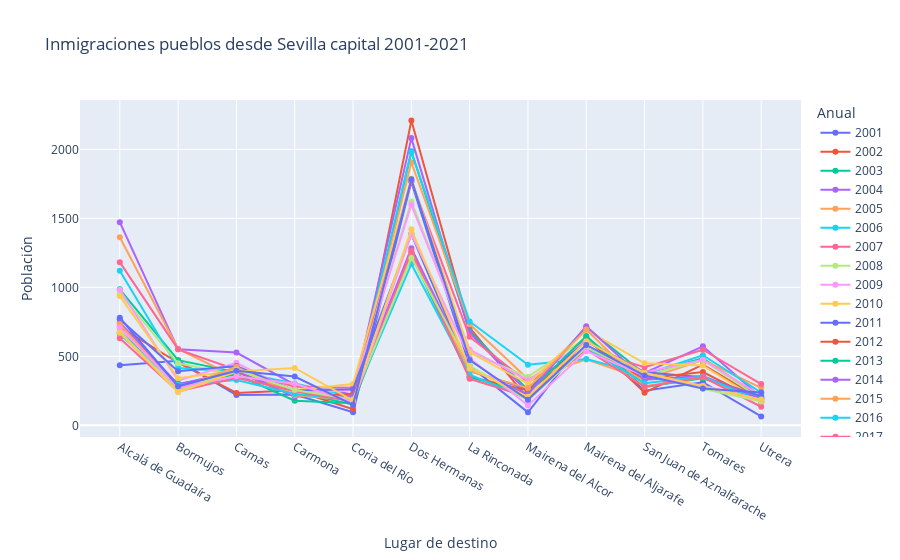

The notebook cell this image was saved under:
### Code cell
fig4 = px.line(inmig_pueb_sev,x='Lugar de destino',
               y='Valor',
               color='Anual',
               markers=True,
               title='Inmigraciones pueblos desde Sevilla capital 2001-2021')
fig4.update_yaxes(title='Población')
fig4.show()

### Figure 1 — Plotly figure (JSON) as saved in the notebook; plotly's stock layout.template omitted (floating-point values rounded to 4 significant figures)
{"data": [{"hovertemplate": "Anual=2001<br>Lugar de destino=%{x}<br>Valor=%{y}<extra></extra>", "legendgroup": "2001", "line": {"color": "#636efa", "dash": "solid"}, "marker": {"symbol": "circle"}, "mode": "markers+lines", "name": "2001", "orientation": "v", "showlegend": true, "type": "scatter", "x": ["Alcalá de Guadaíra", "Bormujos", "Camas", "Carmona", "Coria del Río", "Dos Hermanas", "La Rinconada", "Mairena del Alcor", "Mairena del Aljarafe", "San Juan de Aznalfarache", "Tomares", "Utrera"], "xaxis": "x", "y": [436, 468, 220, 223, 95, 1765, 431, 95, 634, 251, 313, 65], "yaxis": "y"}, {"hovertemplate": "Anual=2002<br>Lugar de destino=%{x}<br>Valor=%{y}<extra></extra>", "legendgroup": "2002", "line": {"color": "#EF553B", "dash": "solid"}, "marker": {"symbol": "circle"}, "mode": "markers+lines", "name": "2002", "orientation": "v", "showlegend": true, "type": "scatter", "x": ["Alcalá de Guadaíra", "Bormujos", "Camas", "Carmona", "Coria del Río", "Dos Hermanas", "La Rinconada", "Mairena del Alcor", "Mairena del Aljarafe", "San Juan de Aznalfarache", "Tomares", "Utrera"], "xaxis": "x", "y": [714, 454, 235, 254, 118, 2209, 709, 193, 641, 237, 441, 189], "yaxis": "y"}, {"hovertemplate": "Anual=2003<br>Lugar de destino=%{x}<br>Valor=%{y}<extra></extra>", "legendgroup": "2003", "line": {"color": "#00cc96", "dash": "solid"}, "marker": {"symbol": "circle"}, "mode": "markers+lines", "name": "2003", "orientation": "v", "showlegend": true, "type": "scatter", "x": ["Alcalá de Guadaíra", "Bormujos", "Camas", "Carmona", "Coria del Río", "Dos Hermanas", "La Rinconada", "Mairena del Alcor", "Mairena del Aljarafe", "San Juan de Aznalfarache", "Tomares", "Utrera"], "xaxis": "x", "y": [986, 473, 386, 246, 150, 1987, 684, 257, 711, 373, 486, 199], "yaxis": "y"}, {"hovertemplate": "Anual=2004<br>Lugar de destino=%{x}<br>Valor=%{y}<extra></extra>", "legendgroup": "2004", "line": {"color": "#ab63fa", "dash": "solid"}, "marker": {"symbol": "circle"}, "mode": "markers+lines", "name": "2004", "orientation": "v", "showlegend": true, "type": "scatter", "x": ["Alcalá de Guadaíra", "Bormujos", "Camas", "Carmona", "Coria del Río", "Dos Hermanas", "La Rinconada", "Mairena del Alcor", "Mairena del Aljarafe", "San Juan de Aznalfarache", "Tomares", "Utrera"], "xaxis": "x", "y": [1473, 551, 528, 295, 223, 2082, 672, 240, 613, 381, 573, 202], "yaxis": "y"}, {"hovertemplate": "Anual=2005<br>Lugar de destino=%{x}<br>Valor=%{y}<extra></extra>", "legendgroup": "2005", "line": {"color": "#FFA15A", "dash": "solid"}, "marker": {"symbol": "circle"}, "mode": "markers+lines", "name": "2005", "orientation": "v", "showlegend": true, "type": "scatter", "x": ["Alcalá de Guadaíra", "Bormujos", "Camas", "Carmona", "Coria del Río", "Dos Hermanas", "La Rinconada", "Mairena del Alcor", "Mairena del Aljarafe", "San Juan de Aznalfarache", "Tomares", "Utrera"], "xaxis": "x", "y": [1364, 554, 348, 257, 201, 1907, 733, 336, 478, 332, 474, 272], "yaxis": "y"}, {"hovertemplate": "Anual=2006<br>Lugar de destino=%{x}<br>Valor=%{y}<extra></extra>", "legendgroup": "2006", "line": {"color": "#19d3f3", "dash": "solid"}, "marker": {"symbol": "circle"}, "mode": "markers+lines", "name": "2006", "orientation": "v", "showlegend": true, "type": "scatter", "x": ["Alcalá de Guadaíra", "Bormujos", "Camas", "Carmona", "Coria del Río", "Dos Hermanas", "La Rinconada", "Mairena del Alcor", "Mairena del Aljarafe", "San Juan de Aznalfarache", "Tomares", "Utrera"], "xaxis": "x", "y": [1121, 416, 388, 304, 209, 1981, 753, 439, 481, 369, 508, 238], "yaxis": "y"}, {"hovertemplate": "Anual=2007<br>Lugar de destino=%{x}<br>Valor=%{y}<extra></extra>", "legendgroup": "2007", "line": {"color": "#FF6692", "dash": "solid"}, "marker": {"symbol": "circle"}, "mode": "markers+lines", "name": "2007", "orientation": "v", "showlegend": true, "type": "scatter", "x": ["Alcalá de Guadaíra", "Bormujos", "Camas", "Carmona", "Coria del Río", "Dos Hermanas", "La Rinconada", "Mairena del Alcor", "Mairena del Aljarafe", "San Juan de Aznalfarache", "Tomares", "Utrera"], "xaxis": "x", "y": [1183, 551, 403, 280, 272, 1770, 642, 312, 552, 421, 548, 299], "yaxis": "y"}, {"hovertemplate": "Anual=2008<br>Lugar de destino=%{x}<br>Valor=%{y}<extra></extra>", "legendgroup": "2008", "line": {"color": "#B6E880", "dash": "solid"}, "marker": {"symbol": "circle"}, "mode": "markers+lines", "name": "2008", "orientation": "v", "showlegend": true, "type": "scatter", "x": ["Alcalá de Guadaíra", "Bormujos", "Camas", "Carmona", "Coria del Río", "Dos Hermanas", "La Rinconada", "Mairena del Alcor", "Mairena del Aljarafe", "San Juan de Aznalfarache", "Tomares", "Utrera"], "xaxis": "x", "y": [955, 450, 365, 232, 258, 1623, 529, 352, 634, 359, 473, 191], "yaxis": "y"}, {"hovertemplate": "Anual=2009<br>Lugar de destino=%{x}<br>Valor=%{y}<extra></extra>", "legendgroup": "2009", "line": {"color": "#FF97FF", "dash": "solid"}, "marker": {"symbol": "circle"}, "mode": "markers+lines", "name": "2009", "orientation": "v", "showlegend": true, "type": "scatter", "x": ["Alcalá de Guadaíra", "Bormujos", "Camas", "Carmona", "Coria del Río", "Dos Hermanas", "La Rinconada", "Mairena del Alcor", "Mairena del Aljarafe", "San Juan de Aznalfarache", "Tomares", "Utrera"], "xaxis": "x", "y": [983, 324, 453, 241, 255, 1599, 549, 327, 612, 384, 475, 216], "yaxis": "y"}, {"hovertemplate": "Anual=2010<br>Lugar de destino=%{x}<br>Valor=%{y}<extra></extra>", "legendgroup": "2010", "line": {"color": "#FECB52", "dash": "solid"}, "marker": {"symbol": "circle"}, "mode": "markers+lines", "name": "2010", "orientation": "v", "showlegend": true, "type": "scatter", "x": ["Alcalá de Guadaíra", "Bormujos", "Camas", "Carmona", "Coria del Río", "Dos Hermanas", "La Rinconada", "Mairena del Alcor", "Mairena del Aljarafe", "San Juan de Aznalfarache", "Tomares", "Utrera"], "xaxis": "x", "y": [937, 342, 398, 257, 299, 1787, 529, 303, 691, 450, 434, 171], "yaxis": "y"}, {"hovertemplate": "Anual=2011<br>Lugar de destino=%{x}<br>Valor=%{y}<extra></extra>", "legendgroup": "2011", "line": {"color": "#636efa", "dash": "solid"}, "marker": {"symbol": "circle"}, "mode": "markers+lines", "name": "2011", "orientation": "v", "showlegend": true, "type": "scatter", "x": ["Alcalá de Guadaíra", "Bormujos", "Camas", "Carmona", "Coria del Río", "Dos Hermanas", "La Rinconada", "Mairena del Alcor", "Mairena del Aljarafe", "San Juan de Aznalfarache", "Tomares", "Utrera"], "xaxis": "x", "y": [770, 392, 430, 252, 262, 1387, 395, 262, 608, 385, 348, 209], "yaxis": "y"}, {"hovertemplate": "Anual=2012<br>Lugar de destino=%{x}<br>Valor=%{y}<extra></extra>", "legendgroup": "2012", "line": {"color": "#EF553B", "dash": "solid"}, "marker": {"symbol": "circle"}, "mode": "markers+lines", "name": "2012", "orientation": "v", "showlegend": true, "type": "scatter", "x": ["Alcalá de Guadaíra", "Bormujos", "Camas", "Carmona", "Coria del Río", "Dos Hermanas", "La Rinconada", "Mairena del Alcor", "Mairena del Aljarafe", "San Juan de Aznalfarache", "Tomares", "Utrera"], "xaxis": "x", "y": [670, 251, 389, 211, 227, 1251, 352, 253, 553, 340, 386, 172], "yaxis": "y"}, {"hovertemplate": "Anual=2013<br>Lugar de destino=%{x}<br>Valor=%{y}<extra></extra>", "legendgroup": "2013", "line": {"color": "#00cc96", "dash": "solid"}, "marker": {"symbol": "circle"}, "mode": "markers+lines", "name": "2013", "orientation": "v", "showlegend": true, "type": "scatter", "x": ["Alcalá de Guadaíra", "Bormujos", "Camas", "Carmona", "Coria del Río", "Dos Hermanas", "La Rinconada", "Mairena del Alcor", "Mairena del Aljarafe", "San Juan de Aznalfarache", "Tomares", "Utrera"], "xaxis": "x", "y": [678, 301, 368, 179, 161, 1235, 349, 231, 647, 279, 342, 197], "yaxis": "y"}, {"hovertemplate": "Anual=2014<br>Lugar de destino=%{x}<br>Valor=%{y}<extra></extra>", "legendgroup": "2014", "line": {"color": "#ab63fa", "dash": "solid"}, "marker": {"symbol": "circle"}, "mode": "markers+lines", "name": "2014", "orientation": "v", "showlegend": true, "type": "scatter", "x": ["Alcalá de Guadaíra", "Bormujos", "Camas", "Carmona", "Coria del Río", "Dos Hermanas", "La Rinconada", "Mairena del Alcor", "Mairena del Aljarafe", "San Juan de Aznalfarache", "Tomares", "Utrera"], "xaxis": "x", "y": [744, 297, 396, 210, 213, 1284, 410, 225, 719, 330, 357, 191], "yaxis": "y"}, {"hovertemplate": "Anual=2015<br>Lugar de destino=%{x}<br>Valor=%{y}<extra></extra>", "legendgroup": "2015", "line": {"color": "#FFA15A", "dash": "solid"}, "marker": {"symbol": "circle"}, "mode": "markers+lines", "name": "2015", "orientation": "v", "showlegend": true, "type": "scatter", "x": ["Alcalá de Guadaíra", "Bormujos", "Camas", "Carmona", "Coria del Río", "Dos Hermanas", "La Rinconada", "Mairena del Alcor", "Mairena del Aljarafe", "San Juan de Aznalfarache", "Tomares", "Utrera"], "xaxis": "x", "y": [734, 267, 425, 218, 184, 1244, 392, 270, 694, 283, 348, 170], "yaxis": "y"}, {"hovertemplate": "Anual=2016<br>Lugar de destino=%{x}<br>Valor=%{y}<extra></extra>", "legendgroup": "2016", "line": {"color": "#19d3f3", "dash": "solid"}, "marker": {"symbol": "circle"}, "mode": "markers+lines", "name": "2016", "orientation": "v", "showlegend": true, "type": "scatter", "x": ["Alcalá de Guadaíra", "Bormujos", "Camas", "Carmona", "Coria del Río", "Dos Hermanas", "La Rinconada", "Mairena del Alcor", "Mairena del Aljarafe", "San Juan de Aznalfarache", "Tomares", "Utrera"], "xaxis": "x", "y": [658, 292, 329, 228, 185, 1169, 368, 191, 562, 306, 354, 174], "yaxis": "y"}, {"hovertemplate": "Anual=2017<br>Lugar de destino=%{x}<br>Valor=%{y}<extra></extra>", "legendgroup": "2017", "line": {"color": "#FF6692", "dash": "solid"}, "marker": {"symbol": "circle"}, "mode": "markers+lines", "name": "2017", "orientation": "v", "showlegend": true, "type": "scatter", "x": ["Alcalá de Guadaíra", "Bormujos", "Camas", "Carmona", "Coria del Río", "Dos Hermanas", "La Rinconada", "Mairena del Alcor", "Mairena del Aljarafe", "San Juan de Aznalfarache", "Tomares", "Utrera"], "xaxis": "x", "y": [631, 246, 345, 249, 173, 1266, 337, 207, 550, 278, 350, 135], "yaxis": "y"}, {"hovertemplate": "Anual=2018<br>Lugar de destino=%{x}<br>Valor=%{y}<extra></extra>", "legendgroup": "2018", "line": {"color": "#B6E880", "dash": "solid"}, "marker": {"symbol": "circle"}, "mode": "markers+lines", "name": "2018", "orientation": "v", "showlegend": true, "type": "scatter", "x": ["Alcalá de Guadaíra", "Bormujos", "Camas", "Carmona", "Coria del Río", "Dos Hermanas", "La Rinconada", "Mairena del Alcor", "Mairena del Aljarafe", "San Juan de Aznalfarache", "Tomares", "Utrera"], "xaxis": "x", "y": [679, 249, 403, 257, 188, 1214, 433, 180, 566, 365, 266, 173], "yaxis": "y"}, {"hovertemplate": "Anual=2019<br>Lugar de destino=%{x}<br>Valor=%{y}<extra></extra>", "legendgroup": "2019", "line": {"color": "#FF97FF", "dash": "solid"}, "marker": {"symbol": "circle"}, "mode": "markers+lines", "name": "2019", "orientation": "v", "showlegend": true, "type": "scatter", "x": ["Alcalá de Guadaíra", "Bormujos", "Camas", "Carmona", "Coria del Río", "Dos Hermanas", "La Rinconada", "Mairena del Alcor", "Mairena del Aljarafe", "San Juan de Aznalfarache", "Tomares", "Utrera"], "xaxis": "x", "y": [708, 274, 356, 302, 169, 1387, 489, 144, 538, 360, 287, 186], "yaxis": "y"}, {"hovertemplate": "Anual=2020<br>Lugar de destino=%{x}<br>Valor=%{y}<extra></extra>", "legendgroup": "2020", "line": {"color": "#FECB52", "dash": "solid"}, "marker": {"symbol": "circle"}, "mode": "markers+lines", "name": "2020", "orientation": "v", "showlegend": true, "type": "scatter", "x": ["Alcalá de Guadaíra", "Bormujos", "Camas", "Carmona", "Coria del Río", "Dos Hermanas", "La Rinconada", "Mairena del Alcor", "Mairena del Aljarafe", "San Juan de Aznalfarache", "Tomares", "Utrera"], "xaxis": "x", "y": [672, 240, 390, 416, 180, 1421, 413, 207, 610, 381, 283, 185], "yaxis": "y"}, {"hovertemplate": "Anual=2021<br>Lugar de destino=%{x}<br>Valor=%{y}<extra></extra>", "legendgroup": "2021", "line": {"color": "#636efa", "dash": "solid"}, "marker": {"symbol": "circle"}, "mode": "markers+lines", "name": "2021", "orientation": "v", "showlegend": true, "type": "scatter", "x": ["Alcalá de Guadaíra", "Bormujos", "Camas", "Carmona", "Coria del Río", "Dos Hermanas", "La Rinconada", "Mairena del Alcor", "Mairena del Aljarafe", "San Juan de Aznalfarache", "Tomares", "Utrera"], "xaxis": "x", "y": [780, 283, 395, 354, 149, 1784, 473, 186, 583, 361, 268, 239], "yaxis": "y"}], "layout": {"legend": {"title": {"text": "Anual"}, "tracegroupgap": 0}, "title": {"text": "Inmigraciones pueblos desde Sevilla capital 2001-2021"}, "xaxis": {"anchor": "y", "domain": [0, 1], "title": {"text": "Lugar de destino"}}, "yaxis": {"anchor": "x", "domain": [0, 1], "title": {"text": "Población"}}}}
